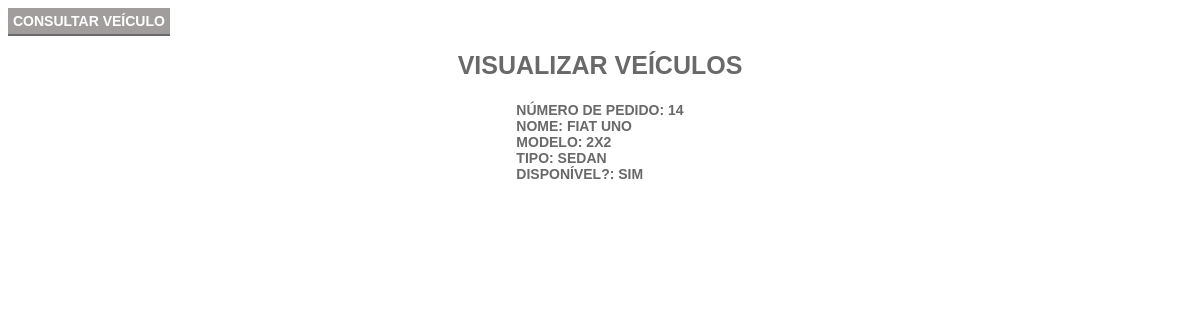
/navegation/visualizar.php?id=14, run on the app's committed database.
### tables this page shows
CREATE TABLE `carros` (
  `id` int(11) NOT NULL,
  `nome` varchar(220) NOT NULL,
  `modelo` varchar(220) NOT NULL,
  `tipo` varchar(220) NOT NULL,
  `disp` varchar(220) NOT NULL
);

### navegation/visualizar.php (the view, shortened to what this page needs)
<?php
include_once './conexao.php';
$row_msg_cont = filter_input(INPUT_GET, "id", FILTER_SANITIZE_NUMBER_INT);
?>
<!DOCTYPE html>
<html lang="pt-br">
<head>
  <link rel="stylesheet" type="text/css" href="../css/outro.css">
</head>
<body>
  <div class="position">
    <a href="./consulta.php"><button class="b1 b1-grey" id="dois">Consultar veículo</button></a>
  </div>
  <h1>Visualizar Veículos</h1>
  <div class="position-2">
    <?php
    $query_usuario = "SELECT id, nome, modelo, tipo, disp FROM carros WHERE id = $row_msg_cont LIMIT 1";
    $result_usuario = $conn->prepare($query_usuario);
    $result_usuario->execute();
    if (($result_usuario) and ($result_usuario->rowCount() != 0)) {
      $row_usuario = $result_usuario->fetch(PDO::FETCH_ASSOC);
      extract($row_usuario);
      echo "Número de pedido: $id <br>";
      echo "Nome: $nome <br>";
      echo "Modelo: $modelo <br>";
      echo "Tipo: $tipo <br>";
      echo "Disponível?: $disp <br>";
    } else {
      $_SESSION['msg'] = "<p style='color: #f00;'>Erro: Usuário não encontrado!</p>";
      header("Location: index.php");
    }
    ?>
  </div>
</body>
</html>

### css/outro.css (style rules this page uses)
.position { margin: 0px; padding: 0px; }
.b1 { font-family: arial; font-size: 14px; text-transform: uppercase; font-weight: 700; border: none; padding: 5px; cursor: pointer; text-align: center; }
.b1-grey { background: #a19d9d; color: #fff; box-shadow:0 2px 0 #696969; }
h1 { display: flex; align-items: center; justify-content: center; font-family: arial; color: #696969; font-size: 25px; text-transform: uppercase; font-weight: 700; }
.position-2 { display: flex; align-items: center; justify-content: center; font-family: arial; color: #696969; font-size: 14px; text-transform: uppercase; font-weight: 700; border: none; padding: 5px; }

### data on the page
carros: id "14", nome "FIAT UNO", modelo "2X2", tipo "SEDAN", disp "SIM"
